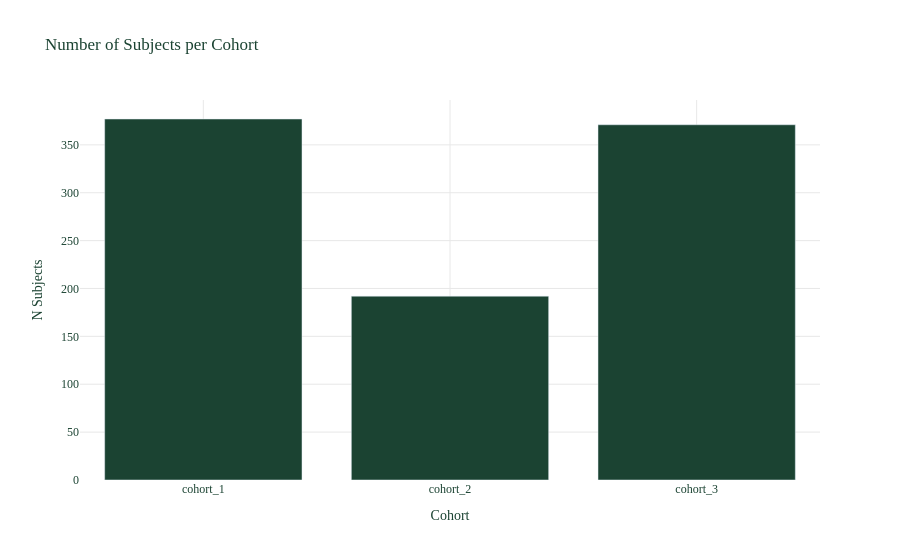

The cell this chart's notebook holds for it:
### Code cell
# Styled bar plot from the same data — extract counts by cohort
count_data = chars_rich.data.filter(
    (pl.col("variable_name") == "Number subjects")
    & (pl.col("strata_name") == "overall")
).select(
    pl.col("group_level").alias("cohort"),
    pl.col("estimate_value").alias("count"),
)

fig = bar_plot(
    count_data,
    x="cohort",
    y="count",
    style=pub_plot_style,
    title="Number of Subjects per Cohort",
    x_title="Cohort",
    y_title="N Subjects",
)
fig.show()

### Figure 1 — Plotly figure (JSON) as saved in the notebook; plotly's stock layout.template omitted (floating-point values rounded to 4 significant figures)
{"data": [{"alignmentgroup": "True", "hovertemplate": "cohort=%{x}<br>count=%{y}<extra></extra>", "legendgroup": "", "marker": {"color": "#1B4332", "pattern": {"shape": ""}}, "name": "", "offsetgroup": "", "orientation": "v", "showlegend": false, "textposition": "auto", "type": "bar", "x": ["cohort_1", "cohort_2", "cohort_3"], "xaxis": "x", "y": [377, 192, 371], "yaxis": "y"}], "layout": {"barmode": "group", "font": {"color": "#1B4332", "family": "Georgia", "size": 12}, "legend": {"tracegroupgap": 0}, "paper_bgcolor": "#FFFFFF", "plot_bgcolor": "#FFFFFF", "showlegend": true, "title": {"text": "Number of Subjects per Cohort"}, "xaxis": {"anchor": "y", "domain": [0.0, 1.0], "gridcolor": "#E8E8E8", "showgrid": true, "title": {"text": "Cohort"}}, "yaxis": {"anchor": "x", "domain": [0.0, 1.0], "gridcolor": "#E8E8E8", "showgrid": true, "title": {"text": "N Subjects"}}}}
